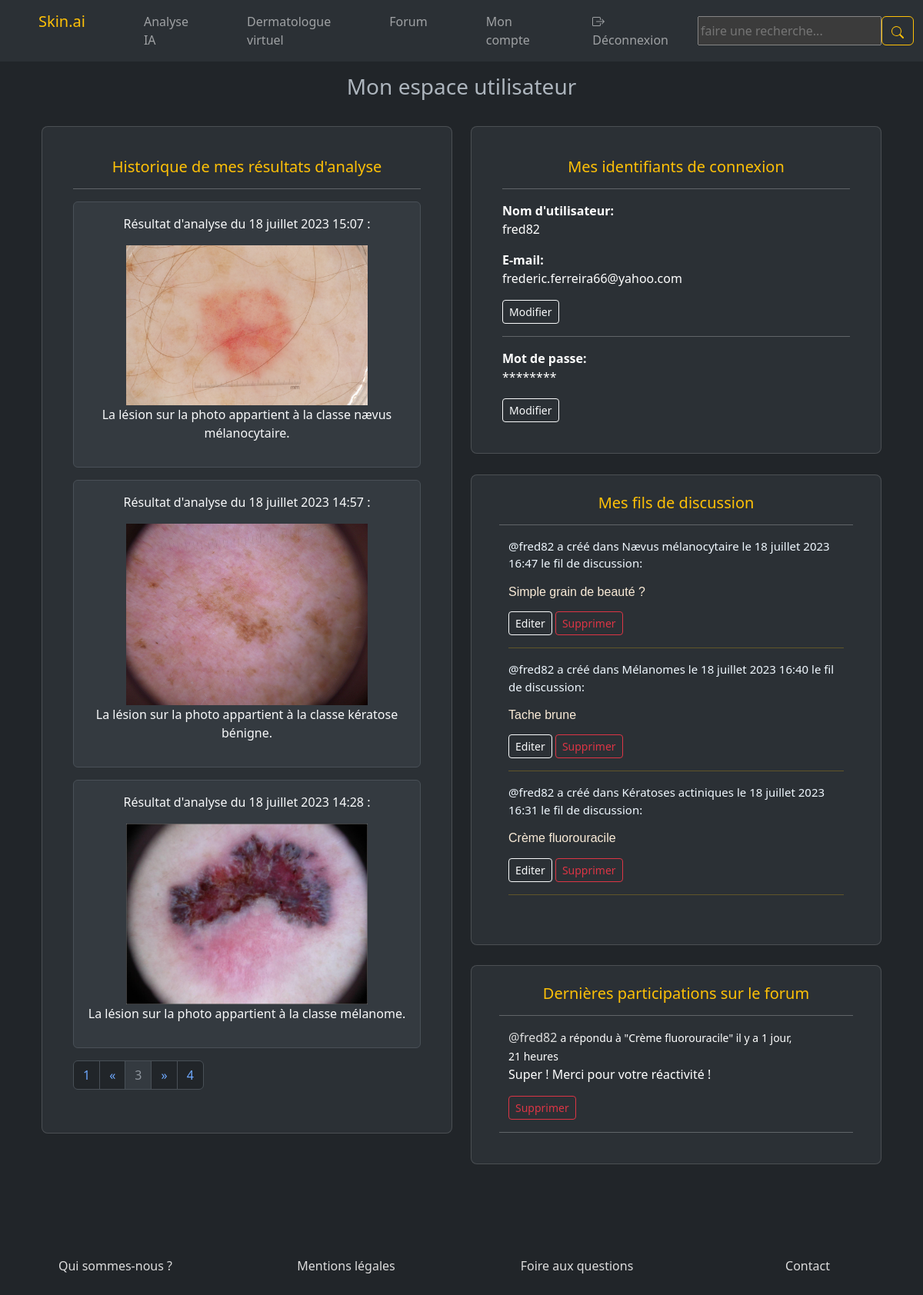
/profile/40/?page=3 (signed in), run on the app's committed database.
### skin/models.py (models this page shows, shortened)
class Skin_lesion_analysis(models.Model):
    user = models.ForeignKey(User, on_delete=models.SET_NULL, null=True)
    image = models.ImageField(upload_to='images/')
    body = models.TextField(null=True, blank=True)
    updated = models.DateTimeField(auto_now=True)
    created = models.DateTimeField(auto_now_add=True)
    class Meta:
        ordering = ['-updated', '-created']

class Room(models.Model):
    host = models.ForeignKey(User, on_delete=models.SET_NULL, null=True)
    topic = models.ForeignKey(Topic, on_delete=models.SET_NULL, null=True)
    name = models.CharField(max_length=200)
    description = models.TextField(null=True, blank=True)
    participants = models.ManyToManyField(User, related_name='participants', blank=True)
    updated = models.DateTimeField(auto_now=True)
    created = models.DateTimeField(auto_now_add=True)
    class Meta:
        ordering = ['-updated','-created'] # le tiret du 6 permet de classer les messages du plus récent au plus ancien,
    def __str__(self):
        return self.name

class Topic(models.Model):
    name = models.CharField(max_length=200)

class Message(models.Model):
    user = models.ForeignKey(User, on_delete=models.CASCADE)
    room = models.ForeignKey(Room, on_delete=models.CASCADE)
    body = models.TextField()
    updated = models.DateTimeField(auto_now=True)
    created = models.DateTimeField(auto_now_add=True)
    class Meta:
        ordering = ['-updated','-created'] # le tiret du 6 permet de classer les messages du plus récent au plus ancien,
    def __str__(self):
        return self.body[0:250] # on ne récupère que les 250 premiers caractères du message

### skin/views.py (the view)
# urls.py: path('profile/<str:pk>/', views.userProfile, name='user-profile'),
def userProfile(request, pk):
    user = User.objects.get(id=pk)
    email = user.email
    password = user.password
    rooms = user.room_set.all()
    room_messages = user.message_set.all()
    topics = Topic.objects.all()
    result_history = Skin_lesion_analysis.objects.filter(user=request.user)
    paginator = Paginator(result_history, 3)  # on affiche 3 résultats par page
    page_number = request.GET.get('page')
    result_page = paginator.get_page(page_number)
    context = {'user': user, 'email': email, 'password' : password, 'rooms': rooms, 'room_messages': room_messages, 'topics': topics, 'result_page': result_page,}
    return render(request, 'skin/profile.html', context)

### skin/templates/skin/profile.html (shortened to what this page needs)
{% extends 'main.html' %}
{% block content %}
<br></br>
{% if request.user.id == user.id %}
    <div class="text-center">
        <h3>Mon espace utilisateur</h3>
    </div>
    <div class="container row" id="user_profile_main_div">
        <div class="col-md-6">
            <div class="card w-100 rounded-3 p-4" id="result_profile_page">
                <div class="card-body">
                    <center><h5 style="color: #ffc107;">Historique de mes résultats d'analyse</h5></center>
                    <hr>
                    {% for result in result_page %}
                        <div class="container alert alert-light text-center">
                            <p>Résultat d'analyse du {{ result.created }} :</p>
                            <img src="{{ result.image.url }}" alt="Image de résultat d'analyse" class="img-fluid" id="result-image">
                            <p>{{ result.body }}</p>
                        </div>
                    {% empty %}
                        <div class="container alert alert-light">
                            <p>Aucun résultat trouvé.</p>
                        </div>
                    {% endfor %}
                        <nav aria-label="Page navigation example">
                            <ul class="pagination">
                                {% if result_page.has_previous %}
                                    <li class="page-item"><a class="page-link" href="?page=1">1</a></li>
                                    <li class="page-item"><a class="page-link" href="?page={{ result_page.previous_page_number }}">&laquo</a></li>
                                {% endif %}
                                <li class="page-item disabled"><a class="page-link" href="?page={{ result_page.number }}">{{ result_page.number }}</a></li>
                                {% if result_page.has_next %}
                                    <li class="page-item"><a class="page-link" href="?page={{ result_page.next_page_number }}">&raquo</a></li>
                                    <li class="page-item"><a class="page-link" href="?page={{ result_page.paginator.num_pages }}">{{ result_page.paginator.num_pages }}</a></li>
                                {% endif %}
                            </ul>
                        </nav>
                </div>
            </div>
        </div>
        <div class="col-md-6">
            <div class="card w-100 rounded-3 p-4" id="profile-container_1">
                <div class="card-body">
                    <center><h5 style="color: #ffc107;">Mes identifiants de connexion</h5></center>
                    <hr>
                    <div>
                        <label><b>Nom d'utilisateur:</b></label>
                        <p>{{user.username}}</p>
                        <label><b>E-mail:</b></label>
                        <p>{{user.email}}</p>
                        <a class="btn btn-outline-light btn-sm" href="{% url 'update-profile' %}">Modifier</a>
                    </div>
                    <hr>
                    <div>
                        <label><b>Mot de passe:</b></label>
                        <p>********</p>
                        <a class="btn btn-outline-light btn-sm" href="{% url 'reset_password' %}">Modifier</a>
                    </div>
                </div>
            </div>
            <div class="card w-100 rounded-3 p-4" id="profile-container_2">
                <div class="container">
                    <center><h5 style="color: #ffc107;">Mes fils de discussion</h5></center>
                    <hr>
                    {% include 'skin/feed_component.html' %}
                </div>
            </div>
            <div class="card w-100 rounded-3 p-4" id="profile-container_3">
                    {% include 'skin/activity_component.html' %}
            </div>
        </div>
    </div>
{% endif %}
{% endblock content %}

### skin/templates/skin/feed_component.html
<div class="container">
    {% for room in rooms %}
        <div>
            <a class="a" href="{% url 'user-profile' room.host.id %}"><p class="user_name">@{{room.host.username}} a créé dans {{room.topic.name}} le {{room.created}} le fil de discussion:</p></a>
            <h6><a class="a" href="{% url 'room' room.id %}"><p class="room_title">{{room.name}}</p></h6>
            {%if request.user == room.host %}
                <a class="btn btn-outline-light btn-sm a link_style" href="{% url 'update-room' room.id %}">Editer</a>
                <a class="btn btn-outline-danger btn-sm a link_style" href="{% url 'delete-room' room.id %}">Supprimer</a>
            {% endif %}
            <hr class="hr_style">
        </div>
    {% empty %}
        <div class="container alert alert-light text-center">
            <p>Aucun résultat trouvé.</p>
        </div>
    {%endfor%}
    <br>
</div>

### skin/templates/skin/activity_component.html
<div class="container shadow-2-strong">
    <h5 class="text-center" style="color: #ffc107;">Dernières participations sur le forum</h5>
    <hr>
    {% for message in room_messages %}
        <div class="container">
            <small><a class="a" href="{% url 'user-profile' message.user.id %}">@{{message.user}}</a></small>
            <small>a répondu à "{{message.room}}" il y a {{message.created|timesince}}</small>
            <p>{{message}}</p>
            {% if request.user == message.user %}
                <a class="btn btn-outline-danger btn-sm a link_style" href="{% url 'delete-message' message.id %}">Supprimer</a>
            {% endif %}
        </div>
        <hr>
    {% empty %}
        <div class="container alert alert-light">
            <p class="text-center">Aucun résultat trouvé.</p>
        </div>
    {% endfor %}
</div>

### static/styles/style.css (style rules this page uses)
.flex-wrapper { display: flex; min-height: 100vh; flex-direction: column; justify-content: flex-start; }
.a { text-decoration: none; font-size: 16px; color:#dddddd; }
.user_name { font-size: 15px; color: aliceblue; }
.room_title { font-family: Verdana, Geneva, Tahoma, sans-serif; color: antiquewhite; }
.hr_style { color: #ffc107; }
.link_style { color: white; text-decoration: none; }
#user_profile_main_div { justify-content: center; margin-left: auto !important; margin-right: auto !important; }
#profile-container_1 { margin-top: 5%; margin-bottom: 5%; margin-left: auto !important; margin-right: auto !important; background-color: #2b3035 !important; color: white; max-width: 50rem; }
#profile-container_2 { margin-bottom: 5%; margin-left: auto !important; margin-right: auto !important; background-color: #2b3035 !important; color: white; max-width: 50rem !important; }
#profile-container_3 { margin-bottom: 5%; margin-left: auto !important; margin-right: auto !important; background-color: #2b3035 !important; color: white; max-width: 50rem !important; }
#result_profile_page { margin-top: 5%; margin-bottom: 3%; margin-left: auto !important; margin-right: auto !important; padding: 2%; background-color: #2b3035 !important; color: white; max-width: 50rem !important; }
#result-image { max-width: 75%; height: auto; }

### data on the page
Skin_lesion_analysis: created "18 juillet 2023 15:07", image (picture), body "La lésion sur la photo appartient à la classe nævus mélanocytaire."
Skin_lesion_analysis: created "18 juillet 2023 14:57", image (picture), body "La lésion sur la photo appartient à la classe kératose bénigne."
Skin_lesion_analysis: created "18 juillet 2023 14:28", image (picture), body "La lésion sur la photo appartient à la classe mélanome."
Room: host.username "fred82", topic.name "Nævus mélanocytaire", created "18 juillet 2023 16:47", name "Simple grain de beauté ?", shows "Editer"
Room: host.username "fred82", topic.name "Mélanomes", created "18 juillet 2023 16:40", name "Tache brune", shows "Editer"
Room: host.username "fred82", topic.name "Kératoses actiniques", created "18 juillet 2023 16:31", name "Crème fluorouracile", shows "Editer"
Message: user "fred82", room "Crème fluorouracile", created "1 jour, 21 heures", body "Super ! Merci pour votre réactivité !", shows "Supprimer"

### other printed values
{{ result_page.number }} "3"
{{ result_page.paginator.num_pages }} "4"
{{ user.username }} "fred82"
{{ user.email }} "frederic.ferreira66@yahoo.com"
